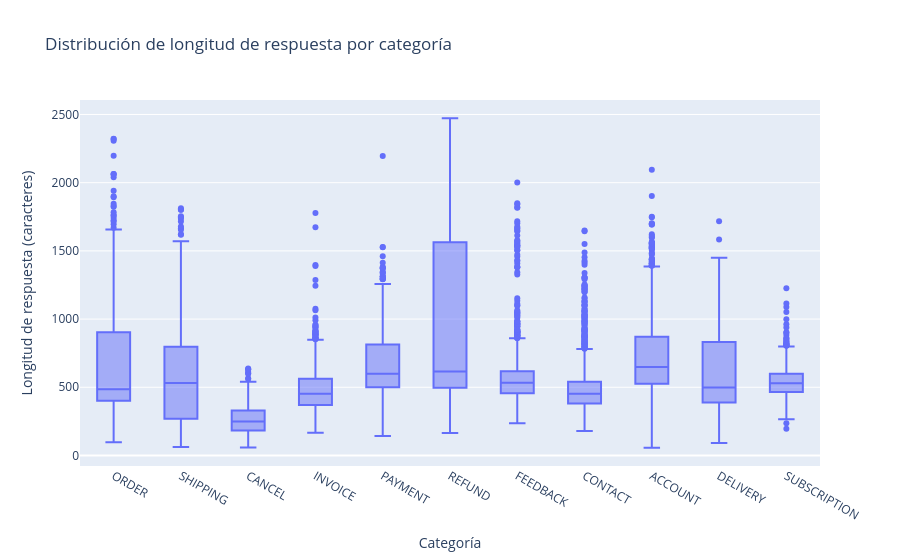

Notebook cell for this chart:
### Markdown cell above
## Longitud de respuesta por categoría

¿Todas las categorías generan respuestas de longitud similar, o hay categorías 
que requieren explicaciones más elaboradas que otras?

### Code cell
fig = px.box(
    df,
    x='category',
    y='longitud_respuesta',
    title='Distribución de longitud de respuesta por categoría',
    labels={'category': 'Categoría', 'longitud_respuesta': 'Longitud de respuesta (caracteres)'}
)
fig.show()

### Figure 1 — Plotly figure (JSON) as saved in the notebook; plotly's stock layout.template omitted (floating-point values rounded to 4 significant figures; data arrays with more than 128 entries replaced by an {"elided": "..."} marker saying what was removed)
{"data": [{"alignmentgroup": "True", "hovertemplate": "Categoría=%{x}<br>Longitud de respuesta (caracteres)=%{y}<extra></extra>", "legendgroup": "", "marker": {"color": "#636efa"}, "name": "", "notched": false, "offsetgroup": "", "orientation": "v", "showlegend": false, "type": "box", "x": {"elided": "26872 str values"}, "x0": " ", "xaxis": "x", "y": {"elided": "26872 int values"}, "y0": " ", "yaxis": "y"}], "layout": {"boxmode": "group", "legend": {"tracegroupgap": 0}, "title": {"text": "Distribución de longitud de respuesta por categoría"}, "xaxis": {"anchor": "y", "domain": [0, 1], "title": {"text": "Categoría"}}, "yaxis": {"anchor": "x", "domain": [0, 1], "title": {"text": "Longitud de respuesta (caracteres)"}}}}
